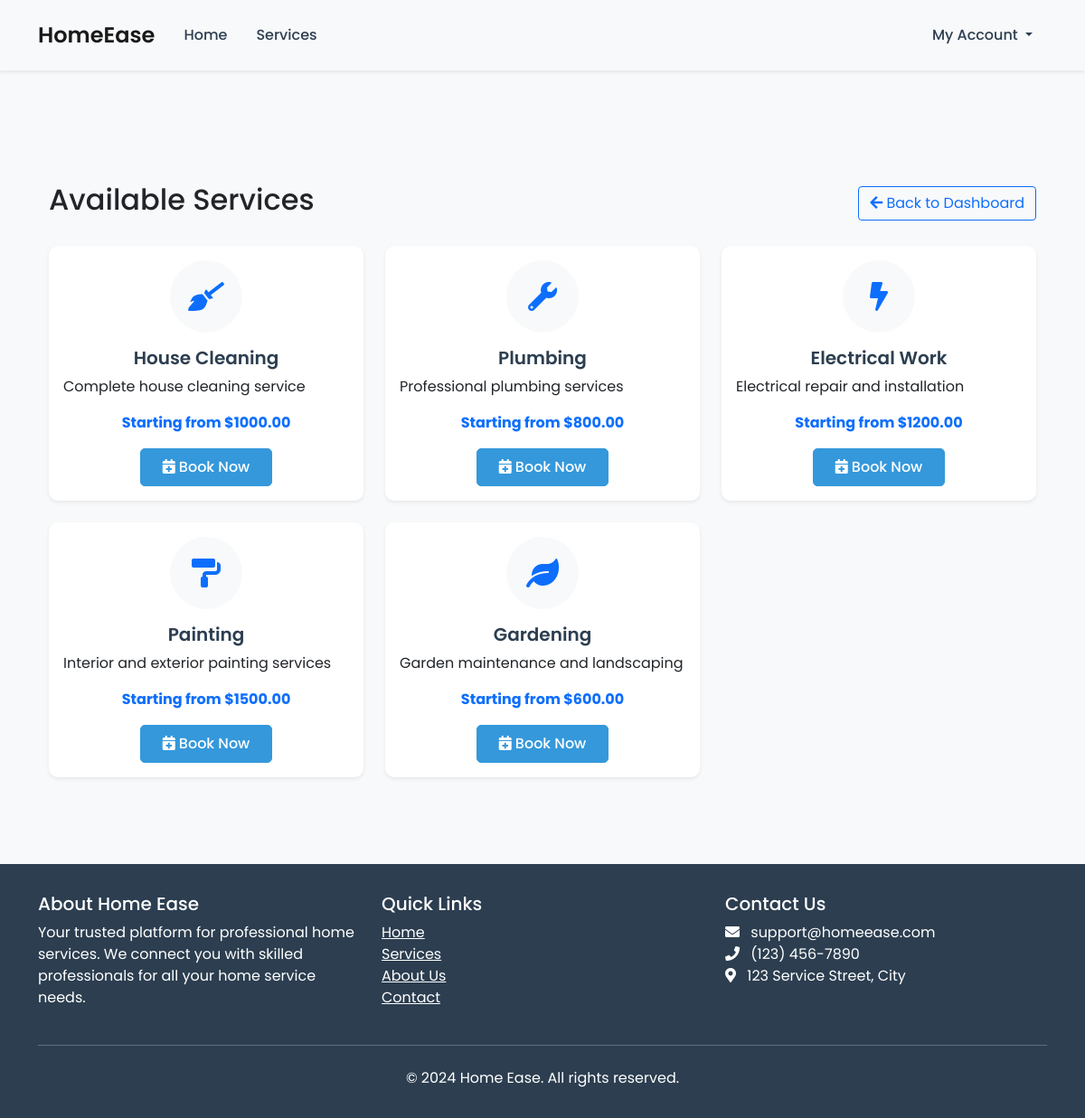
/customer/services (signed in), run on the app's committed database.
### models.py (models this page shows, shortened)
class Service(db.Model):
    __tablename__ = 'services'
    service_id = db.Column(db.Integer, primary_key=True)
    service_name = db.Column(db.String(100), nullable=False)
    description = db.Column(db.Text, nullable=False)
    base_price = db.Column(db.Float, nullable=False)
    category = db.Column(db.String(50), nullable=False)
    created_at = db.Column(db.DateTime, default=datetime.utcnow)
    is_active = db.Column(db.Boolean, default=True)
    service_requests = db.relationship('ServiceRequest', backref='service', lazy=True)
    professional_services = db.relationship('ProfessionalService', backref='service', lazy=True)

### routes.py (the view)
@app.route('/customer/services')
def customer_services():
    if 'user_id' not in session or session['user_type'] != 'customer':
        flash('Please login first', 'warning')
        return redirect(url_for('customer_login'))
    try:
        services = Service.query.all()
        return render_template('customer/services.html', services=services)
    except Exception as e:
        print(f"Error loading services: {str(e)}")
        flash('Error loading services', 'danger')
        return redirect(url_for('customer_dashboard'))

### routes.py (called while the page is built)
@app.context_processor
def inject_current_user():
    return dict(current_user=current_user)

@app.before_request
def make_session_permanent():
    session.permanent = True
    app.permanent_session_lifetime = timedelta(days=5)

### templates/customer/services.html (shortened to what this page needs)
{% extends "base.html" %}
{% block content %}
<div class="container py-4">
    <div class="d-flex justify-content-between align-items-center mb-4">
        <h2>Available Services</h2>
        <a href="{{ url_for('customer_dashboard') }}" class="btn btn-outline-primary">
            <i class="fas fa-arrow-left"></i> Back to Dashboard
        </a>
    </div>
    <div class="row g-4">
        {% for service in services %}
        <div class="col-md-4">
            <div class="card h-100 service-card">
                <div class="card-body">
                    <div class="service-icon mb-3">
                        <i class="fas
                            {% if 'cleaning' in service.service_name.lower() %}fa-broom
                            {% elif 'plumbing' in service.service_name.lower() %}fa-wrench
                            {% elif 'electrical' in service.service_name.lower() %}fa-bolt
                            {% elif 'painting' in service.service_name.lower() %}fa-paint-roller
                            {% elif 'gardening' in service.service_name.lower() %}fa-leaf
                            {% else %}fa-tools{% endif %}
                            fa-2x text-primary">
                        </i>
                    </div>
                    <h5 class="card-title text-center">{{ service.service_name }}</h5>
                    <p class="card-text">{{ service.description }}</p>
                    <div class="text-center">
                        <p class="text-primary fw-bold">Starting from ${{ "%.2f"|format(service.base_price) }}</p>
                        <a href="{{ url_for('book_service', service_id=service.service_id) }}"
                           class="btn btn-primary">
                            <i class="fas fa-calendar-plus"></i> Book Now
                        </a>
                    </div>
                </div>
            </div>
        </div>
        {% endfor %}
    </div>
</div>
{% endblock %}

### templates/base.html (style rules this page uses)
body { font-family: 'Poppins', sans-serif; background-color: #f8f9fa; }
.btn-primary { background-color: #3498db; border-color: #3498db; padding: 0.5rem 1.5rem; border-radius: 5px; font-weight: 500; }
.card { border: none; border-radius: 10px; box-shadow: 0 2px 10px rgba(0,0,0,.08); transition: transform 0.3s ease; }
.card-title { color: #2c3e50; font-weight: 600; }

### templates/customer/services.html (style rules this page uses)
.service-card { transition: transform 0.3s ease; border: none; box-shadow: 0 0.125rem 0.25rem rgba(0,0,0,0.075); }
.service-icon { width: 80px; height: 80px; border-radius: 50%; background-color: #f8f9fa; display: flex; align-items: center; justify-content: center; margin: 0 auto; }

### data on the page
Service: service_name "House Cleaning", description "Complete house cleaning service", base_price "1000.00"
Service: service_name "Plumbing", description "Professional plumbing services", base_price "800.00"
Service: service_name "Electrical Work", description "Electrical repair and installation", base_price "1200.00"
Service: service_name "Painting", description "Interior and exterior painting services", base_price "1500.00"
Service: service_name "Gardening", description "Garden maintenance and landscaping", base_price "600.00"
